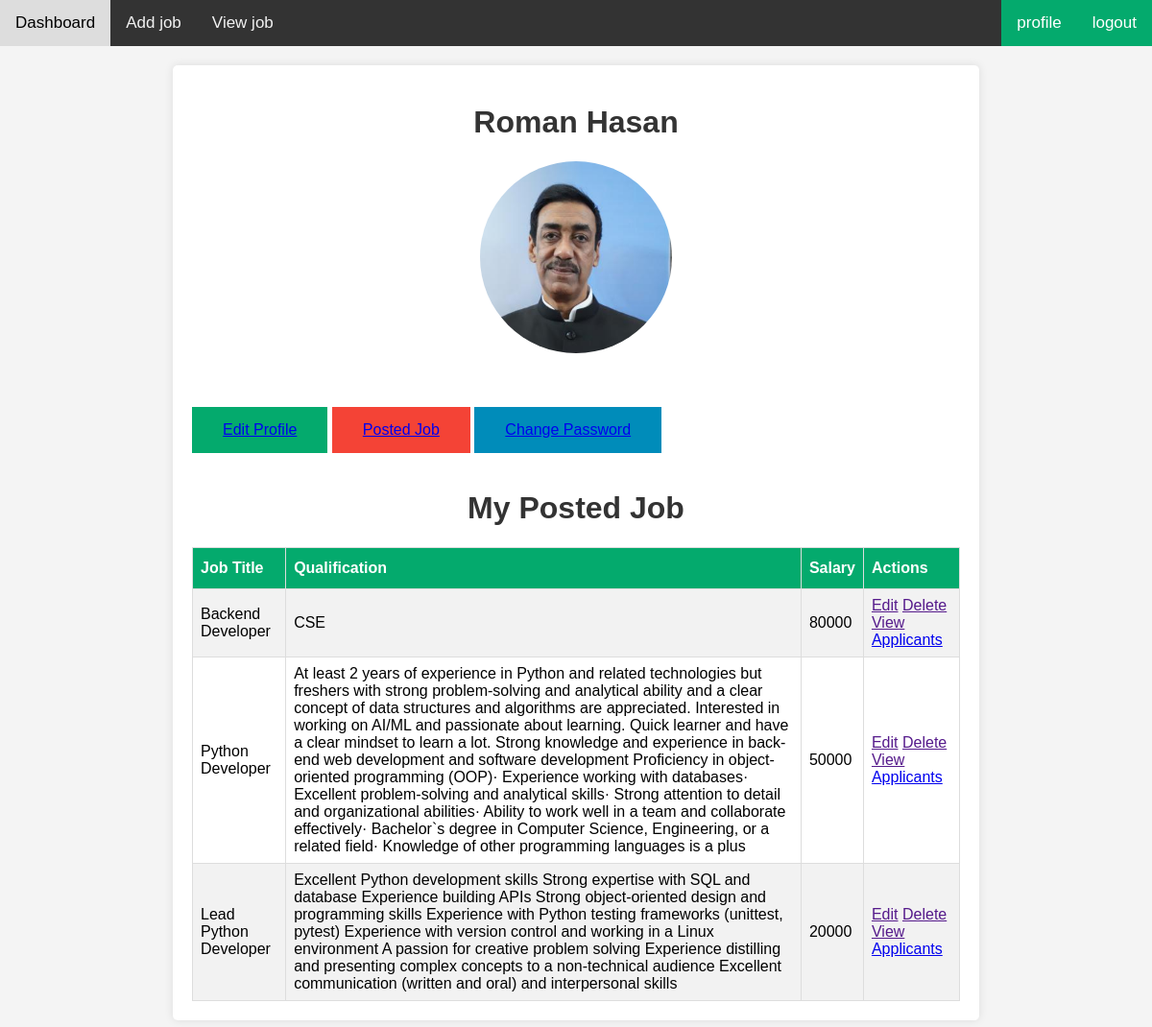
Screenshot of /profile/jobPosterbyRecruiter/ (signed in) with the database file from the repository.
### jobPortalApp/models.py (models this page shows, shortened)
class customUserModel(AbstractUser):
    profile_picture = models.ImageField(upload_to='media/profilePic')
    GENDER = [
        ('male', 'Male'),
        ('female', 'Female'),
        ('other', 'Other'),
    ]
    gender = models.CharField(choices=GENDER, max_length=100)
    address = models.CharField(max_length=100)
    date_of_birth = models.DateField(auto_now_add=True)
    USER_TYPE = [
        ('recruiter', 'Job_Recruiter'),
        ('seeker', 'Job_Seeker'),
    ]
    user_type = models.CharField(choices=USER_TYPE, max_length=100)

class job_model(models.Model):
    job_titel=models.CharField(max_length=40)
    company_name=models.CharField(max_length=40)
    address=models.CharField(max_length=40)
    job_desciption=models.CharField(max_length=40)
    company_desciption=models.CharField(max_length=40)
    qualification=models.CharField(max_length=40)
    salary=models.CharField(max_length=40)
    created_by = models.ForeignKey(customUserModel, on_delete=models.CASCADE,null=True)

### jobPortalProject/views.py (the view)
# urls.py: path('profile/jobPosterbyRecruiter/', jobPosterbyRecruiter, name = 'jobPosterbyRecruiter'),
@login_required
def jobPosterbyRecruiter(request):
    current_user=request.user
    postjob=job_model.objects.filter(created_by=current_user)
    context={
        'postjob':postjob
    }
    return render(request,"jobPosterbyRecruiter.html",context)

### template/jobPosterbyRecruiter.html (shortened to what this page needs)
{% extends 'profile.html' %}
{% block basicinformation %}
<!DOCTYPE html>
<html>
<head>
</head>
<body>
<h1>My Posted Job</h1>
<table id="customers">
  <tr>
    <th>Job Title</th>
    <th>Qualification</th>
    <th>Salary</th>
    <th>Actions</th>
  </tr>
  {% for i in postjob %}
  <tr>
    <td>{{i.job_titel}}</td>
    <td>{{i.qualification}}</td>
    <td>{{i.salary}}</td>
    <td>
        <a href="">Edit</a>
        <a href="">Delete</a>
        <a href="">View</a>
        <a href=" {% url 'totalApplicants' i.id %} ">Applicants</a>
    </td>
  </tr>
  {% endfor %}
</table>
</body>
</html>
{% endblock basicinformation %}

### template/profile.html (shortened to what this page needs)
{% extends 'index.html' %}
{% block content %}
<!DOCTYPE html>
<html lang="en">
<head>
</head>
<body>
    <div class="container">
        <h1>{{user.first_name}} {{user.last_name}}</h1>
        <img class="profile-picture" src="/{{user.profile_picture}}" alt="Profile Picture">
        <br>
        <br>
        <button class="button"><a href=" {% url 'editProfilePage' %} ">Edit Profile</a></button>
        {% if user.user_type == 'recruiter' %}
        <button class="button button3"><a href=" {% url 'jobPosterbyRecruiter' %} ">Posted Job</a></button>
        {% endif %}
        <button class="button button2"><a href=" {% url 'changePasswordPage' %} ">Change Password</a></button>
        <br>
        <br>
        <div>
            {% block basicinformation %}
            {% endblock basicinformation %}
    </div>
</body>
</html>
{% endblock content %}

### template/navbar.html (style rules this page uses)
body { margin: 0; font-family: Arial, Helvetica, sans-serif; }

### template/profile.html (style rules this page uses)
body { font-family: Arial, sans-serif; margin: 0; padding: 0; background-color: #f4f4f4; }
.container { max-width: 800px; margin: 20px auto; padding: 20px; background-color: #fff; border-radius: 5px; box-shadow: 0 0 10px rgba(0, 0, 0, 0.1); }
h1 { text-align: center; color: #333; }
.profile-picture { display: block; margin: 0 auto 20px; width: 200px; height: 200px; border-radius: 50%; object-fit: cover; }
.button { background-color: #04AA6D; border: none; color: white; padding: 15px 32px; text-align: center; text-decoration: none; display: inline-block; font-size: 16px; }
.button2 { background-color: #008CBA; }
.button3 { background-color: #f44336; }

### template/jobPosterbyRecruiter.html (style rules this page uses)
#customers { font-family: Arial, Helvetica, sans-serif; border-collapse: collapse; width: 100%; }
#customers td, #customers th { border: 1px solid #ddd; padding: 8px; }
#customers tr:nth-child(even) { background-color: #f2f2f2; }
#customers th { padding-top: 12px; padding-bottom: 12px; text-align: left; background-color: #04AA6D; color: white; }

### rows the page displays
customUserModel: first_name "Roman", last_name "Hasan", profile_picture (picture)
job_model: job_titel "Backend Developer", qualification "CSE", salary "80000"
job_model: job_titel "Python Developer", qualification "At least 2 years of experience in Python and related technologies but freshers with strong problem-solving and analytical ability and a clear concept of data structures and algorithms are appreciated. Interested in working on AI/ML and passionate about learning. Quick learner and have a clear mindset to learn a lot. Strong knowledge and experience in back-end web development and software development Proficiency in object-oriented programming (OOP)· Experience working with databases· Excellent problem-solving and analytical skills· Strong attention to detail and organizational abilities· Ability to work well in a team and collaborate effectively· Bachelor`s degree in Computer Science,…", salary "50000"
job_model: job_titel "Lead Python Developer", qualification "Excellent Python development skills Strong expertise with SQL and database Experience building APIs Strong object-oriented design and programming skills Experience with Python testing frameworks (unittest, pytest) Experience with version control and working in a Linux environment A passion for creative problem solving Experience distilling and presenting complex concepts to a non-technical audience Excellent communication (written and oral) and interpersonal skills", salary "20000"
